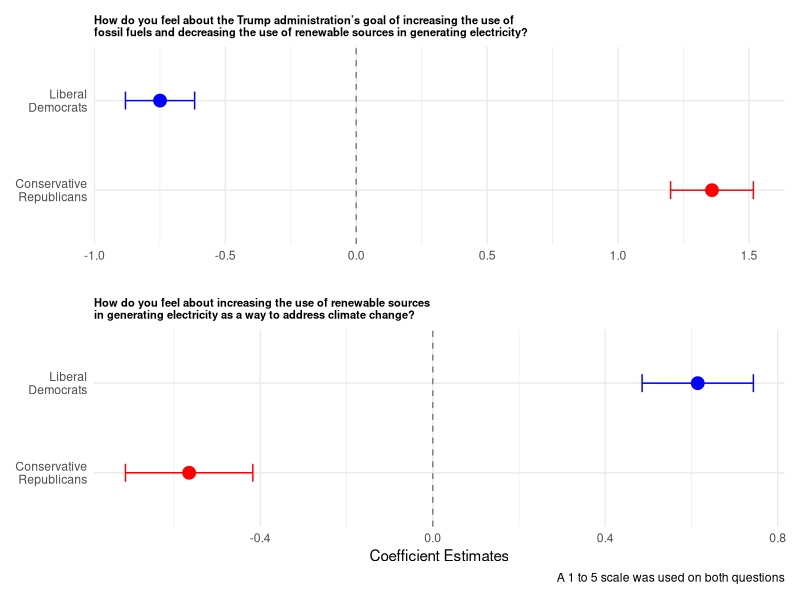
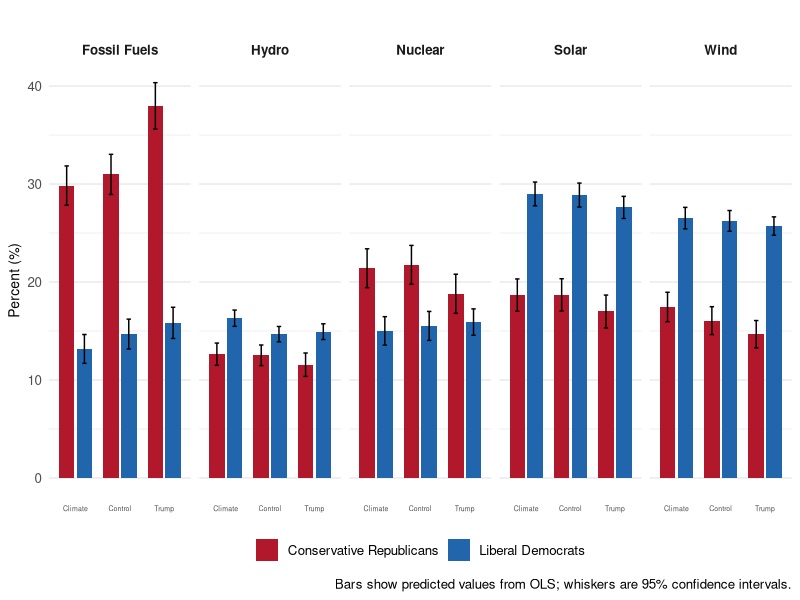
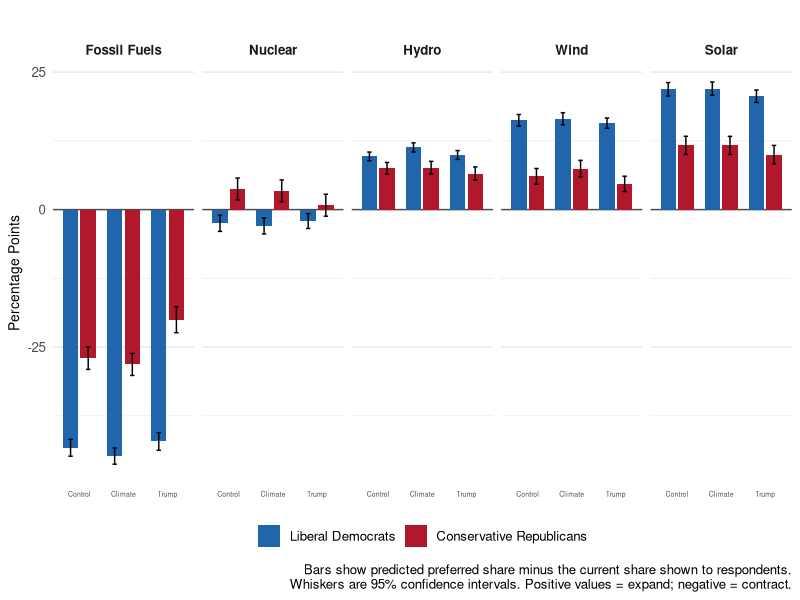
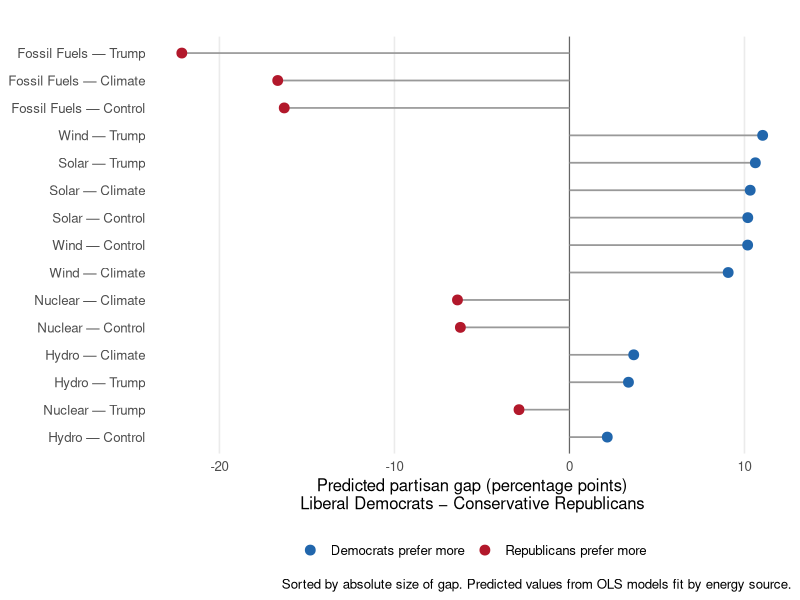
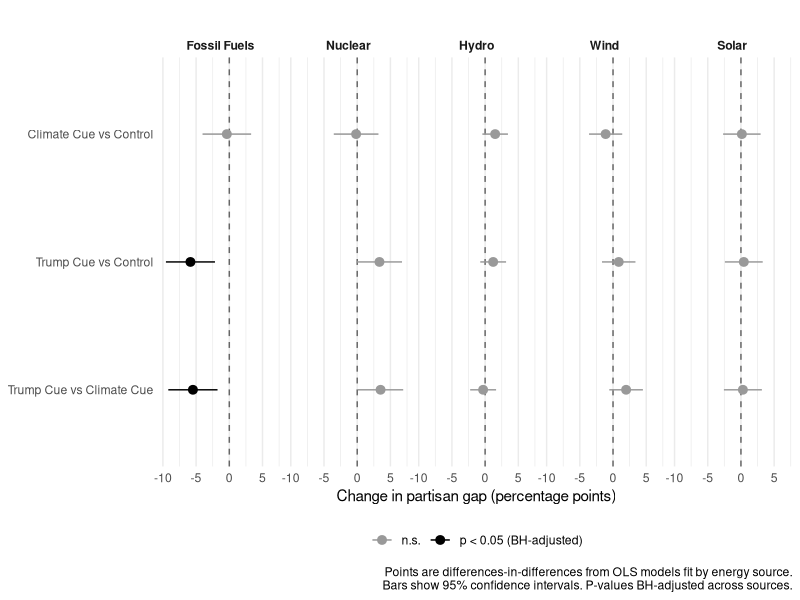

Write the R code that produced these figures, in order.
## ---- chunk 1
knitr::opts_knit$set(root.dir = normalizePath(".."))
## ---- chunk 2
#| echo: false
#| include: false
#| warning: false

# packages
library(tidyverse)
library(ggplot2)
library(dplyr)
library(purrr)
library(broom)
library(patchwork)
library(marginaleffects)
library(car)
library(kableExtra)

# data
cueEnergyData <- read.csv("data/cueEnergyData.csv")

## ---- chunk 3
#| message: false
#| include: false

# cue models 
summary(cuemodel1 <- lm(renewables.opinion ~ conRep + libDem, data = cueEnergyData, subset = (trump.cue == 1)))
summary(cuemodel2 <- lm(renewables.opinion ~ conRep + libDem, data = cueEnergyData, subset = (climate.cue == 1)))

coefs <- bind_rows(
  tidy(cuemodel1, conf.int = TRUE) %>% mutate(model = "Trump Cue"),
  tidy(cuemodel2, conf.int = TRUE) %>% mutate(model = "Climate Cue")
) %>%
  filter(term != "(Intercept)") %>%
  mutate(term = dplyr::recode(term,
                      "conRep" = "Conservative\nRepublicans",
                       "libDem" = "Liberal\nDemocrats"))
## ---- chunk 4
#| message: false
#| warning: false
#| echo: false
#| label: fig-cueModels
#| fig-cap: Coefficient Plots of Trump Cue and Climate Cue 

p1 <- ggplot(filter(coefs, model == "Trump Cue"), aes(x = estimate, y = term, color = term)) +
  geom_vline(xintercept = 0, linetype = "dashed", color = "grey50") +
  geom_point(size = 4) +
  geom_errorbarh(aes(xmin = conf.low, xmax = conf.high), height = 0.2) +
  scale_color_manual(values = c("Conservative\nRepublicans" = "red",
                                "Liberal\nDemocrats" = "blue")) +
  labs(x = "", y = NULL,
       title = "How do you feel about the Trump administration’s goal of increasing the use of\nfossil fuels and decreasing the use of renewable sources in generating electricity?") +
  theme_minimal() + theme(legend.position = "none", plot.title = element_text(face = "bold", size = 8))


p2 <- ggplot(filter(coefs, model == "Climate Cue"), aes(x = estimate, y = term, color = term)) +
  geom_vline(xintercept = 0, linetype = "dashed", color = "grey50") +
  geom_point(size = 4) +
  geom_errorbarh(aes(xmin = conf.low, xmax = conf.high), height = 0.2) +
  scale_color_manual(values = c("Conservative\nRepublicans" = "red",
                                "Liberal\nDemocrats" = "blue")) +
  labs(x = "Coefficient Estimates", y = NULL,
       title = "How do you feel about increasing the use of renewable sources\nin generating electricity as a way to address climate change?",
       caption = "A 1 to 5 scale was used on both questions") +
  theme_minimal() + theme(legend.position = "none", plot.title = element_text(face = "bold", size = 8))

p1 / p2


## ---- chunk 5
#| message: false
#| include: false

# models and predictions
models <- list(
 ffmodelTrump <- lm(alloc.fossil ~ conRep + libDem, data = cueEnergyData, subset = (trump.cue == 1)),
 WindmodelTrump <- lm(alloc.wind ~ conRep + libDem, data = cueEnergyData, subset = (trump.cue == 1)),
 SolarmodelTrump <- lm(alloc.solar ~ conRep + libDem, data = cueEnergyData, subset = (trump.cue == 1)),
 HydromodelTrump <- lm(alloc.hydro ~ conRep + libDem, data = cueEnergyData, subset = (trump.cue == 1)),
 NuclearmodelTrump <- lm(alloc.nuclear ~ conRep + libDem, data = cueEnergyData, subset = (trump.cue == 1)),
 ffmodelClimate <- lm(alloc.fossil ~ conRep + libDem, data = cueEnergyData, subset = (climate.cue == 1)),
 WindmodelClimate <- lm(alloc.wind ~ conRep + libDem, data = cueEnergyData, subset = (climate.cue == 1)),
 SolarmodelClimate <- lm(alloc.solar ~ conRep + libDem, data = cueEnergyData, subset = (climate.cue == 1)),
 HydromodelClimate <- lm(alloc.hydro ~ conRep + libDem, data = cueEnergyData, subset = (climate.cue == 1)),
 NuclearmodelClimate <- lm(alloc.nuclear ~ conRep + libDem, data = cueEnergyData, subset = (climate.cue == 1)),
 ffmodelControl <- lm(alloc.fossil ~ conRep + libDem, data = cueEnergyData, subset = (control == 1)),
 WindmodelControl <- lm(alloc.wind ~ conRep + libDem, data = cueEnergyData, subset = (control == 1)),
 SolarmodelControl <- lm(alloc.solar ~ conRep + libDem, data = cueEnergyData, subset = (control == 1)),
 HydromodelControl <- lm(alloc.hydro ~ conRep + libDem, data = cueEnergyData, subset = (control == 1)),
 NuclearmodelControl <- lm(alloc.nuclear ~ conRep + libDem, data = cueEnergyData, subset = (control == 1))
 )

new_data <- data.frame(
  conRep = c(0,1),
  libDem = c(1,0))

results <- map_dfr(models, ~ as.data.frame(predict(.x, newdata = new_data, interval = "confidence")), .id = "model")

graphData <- expand_grid(
  treatment = c("Trump","Climate","Control"),
  source    = c("Fossil Fuels", "Wind", "Solar", "Hydro", "Nuclear"),
  party     = c("Liberal Democrats", "Conservative Republicans")
)

pred_df <- bind_cols(graphData, as_tibble(results))

pred_df$fit[1]
pred_df$lwr[1]

gap_df <- pred_df |>
  select(party, treatment, source, fit) |>
  pivot_wider(names_from = party, values_from = fit) |>
  mutate(gap = `Liberal Democrats` - `Conservative Republicans`) |>
  mutate(
    treatment = factor(treatment, levels = c("Control", "Climate", "Trump")),
    source    = factor(source, levels = c("Fossil Fuels", "Nuclear", "Hydro", "Wind", "Solar")),
    direction = if_else(gap > 0, "Dem", "Rep")
  )

gap_sorted <- gap_df |>
  mutate(
    # Create a combined label for the y-axis
    label = paste0(source, " — ", treatment),
    # Sort by absolute gap, smallest to largest (so largest appears at top of plot)
    label = fct_reorder(label, abs(gap)),
    direction = if_else(gap > 0, "Dem", "Rep")
  )

# Build a single treatment factor and a single party factor
survey_df <- cueEnergyData |>
  mutate(
    treatment = case_when(
      trump.cue   == 1 ~ "Trump Cue",
      climate.cue == 1 ~ "Climate Cue",
      control     == 1 ~ "Control"
    ) |> factor(levels = c("Control", "Climate Cue", "Trump Cue")),
    
    party = case_when(
      libDem == 1 ~ "Liberal Democrats",
      conRep == 1 ~ "Conservative Republicans"
    ) |> factor(levels = c("Conservative Republicans", "Liberal Democrats"))
  )

# Refit each source-specific model with party × treatment
sources <- c("alloc.fossil", "alloc.wind", "alloc.solar", "alloc.hydro", "alloc.nuclear")
source_labels <- c("Fossil Fuels", "Wind", "Solar", "Hydro", "Nuclear")

models <- map(sources, function(s) {
  f <- as.formula(paste(s, "~ party * treatment"))
  lm(f, data = filter(survey_df, !is.na(party)))   # drop moderates
}) |>
  set_names(source_labels)


did_estimates <- imap_dfr(models, function(mod, source_name) {
  cf <- coef(mod)
  vc <- vcov(mod)
  
  # Climate Cue vs Control: just the interaction coefficient
  est_c <- cf["partyLiberal Democrats:treatmentClimate Cue"]
  se_c  <- sqrt(vc["partyLiberal Democrats:treatmentClimate Cue",
                   "partyLiberal Democrats:treatmentClimate Cue"])
  
  # Trump Cue vs Control
  est_t <- cf["partyLiberal Democrats:treatmentTrump Cue"]
  se_t  <- sqrt(vc["partyLiberal Democrats:treatmentTrump Cue",
                   "partyLiberal Democrats:treatmentTrump Cue"])
  
  # Trump vs Climate (difference of two interaction coefs)
  est_tc <- cf["partyLiberal Democrats:treatmentTrump Cue"] -
            cf["partyLiberal Democrats:treatmentClimate Cue"]
  v_tc   <- vc["partyLiberal Democrats:treatmentTrump Cue",
               "partyLiberal Democrats:treatmentTrump Cue"] +
            vc["partyLiberal Democrats:treatmentClimate Cue",
               "partyLiberal Democrats:treatmentClimate Cue"] -
            2 * vc["partyLiberal Democrats:treatmentTrump Cue",
                   "partyLiberal Democrats:treatmentClimate Cue"]
  se_tc  <- sqrt(v_tc)
  
  tibble(
    source   = source_name,
    contrast = c("Climate Cue vs Control",
                 "Trump Cue vs Control",
                 "Trump Cue vs Climate Cue"),
    estimate = c(est_c, est_t, est_tc),
    se       = c(se_c, se_t, se_tc),
    lwr      = estimate - 1.96 * se,
    upr      = estimate + 1.96 * se
  )
})

did_estimates

did_estimates <- did_estimates |>
  group_by(contrast) |>
  mutate(p_value = 2 * pnorm(-abs(estimate / se)),
         p_adj_bh = p.adjust(p_value, method = "BH")) |>
  ungroup()

# Replace with the exact values shown to respondents
existing_mix <- tibble(
  source = c("Fossil Fuels", "Wind", "Solar", "Hydro", "Nuclear"),
  existing = c(58, 10, 7, 5, 18)  
)

change_df <- pred_df |>
  left_join(existing_mix, by = "source") |>
  mutate(
    change_fit = fit - existing,
    change_lwr = lwr - existing,
    change_upr = upr - existing,
    treatment  = factor(treatment, levels = c("Control", "Climate", "Trump")),
    source     = factor(source, levels = c("Fossil Fuels", "Nuclear", "Hydro", "Wind", "Solar")),
    party      = factor(party, levels = c("Liberal Democrats", "Conservative Republicans"))
  )

## ---- chunk 6
#| message: false
#| warning: false
#| echo: false
#| label: fig-pred
#| fig-cap: Predicted Energy Mix by Political Beliefs and Cues 

ggplot(pred_df, aes(x = treatment, y = fit, fill = party)) +
  geom_col(position = position_dodge(width = 0.8), width = 0.7) +
  geom_errorbar(
    aes(ymin = lwr, ymax = upr),
    position = position_dodge(width = 0.8),
    width = 0.2
  ) +
  facet_wrap(~ source, nrow = 1) +
  scale_fill_manual(values = c("Liberal Democrats" = "#2166AC",
                               "Conservative Republicans" = "#B2182B")) +
  labs(
    x = NULL,
    y = "Percent (%)",
    fill = NULL,
    title = "",
    caption = "Bars show predicted values from OLS; whiskers are 95% confidence intervals."
  ) +
  theme_minimal(base_size = 12) +
  theme(
    legend.position = "bottom",
    axis.text.x = element_text(size = 5, hjust = 0.5),
    axis.title = element_text(size = 10), 
    panel.grid.major.x = element_blank(),
    strip.text = element_text(face = "bold")
  )


## ---- chunk 7
#| message: false
#| warning: false
#| echo: false
#| label: fig-predDiffs
#| fig-cap: Preferred Change from Existing Energy Mix (percentage points) 

ggplot(change_df, aes(x = treatment, y = change_fit, fill = party)) +
  geom_hline(yintercept = 0, color = "grey30", linewidth = 0.5) +
  geom_col(position = position_dodge(width = 0.8), width = 0.7) +
  geom_errorbar(
    aes(ymin = change_lwr, ymax = change_upr),
    position = position_dodge(width = 0.8),
    width = 0.2
  ) +
  facet_wrap(~ source, nrow = 1) +
  scale_fill_manual(values = c("Liberal Democrats"        = "#2166AC",
                               "Conservative Republicans" = "#B2182B")) +
  labs(
    x = NULL,
    y = "Percentage Points",
    fill = NULL,
    title = "",
    caption = paste("Bars show predicted preferred share minus the current share shown to respondents.",
                    "Whiskers are 95% confidence intervals. Positive values = expand; negative = contract.",
                    sep = "\n")
  ) +
  theme_minimal(base_size = 12) +
  theme(
    legend.position = "bottom",
    axis.text.x = element_text(size = 5, hjust = 0.5),
    axis.title = element_text(size = 10), 
    panel.grid.major.x = element_blank(),
    strip.text = element_text(face = "bold")
  )



## ---- chunk 8
#| message: false
#| warning: false
#| echo: false
#| label: fig-gap
#| fig-cap: Largest Partisan Gaps in Preferred Energy Mix  

ggplot(gap_sorted, aes(x = gap, y = label)) +
  geom_vline(xintercept = 0, color = "grey40", linewidth = 0.4) +
  geom_segment(aes(x = 0, xend = gap, yend = label),
               color = "grey60", linewidth = 0.6) +
  geom_point(aes(color = direction), size = 3) +
  scale_color_manual(
    values = c("Dem" = "#2166AC", "Rep" = "#B2182B"),
    labels = c("Dem" = "Democrats prefer more",
               "Rep" = "Republicans prefer more"),
    name = NULL
  ) +
  labs(
    x = "Predicted partisan gap (percentage points)\nLiberal Democrats − Conservative Republicans",
    y = NULL,
    title = "",
    caption = "Sorted by absolute size of gap. Predicted values from OLS models fit by energy source."
  ) +
  theme_minimal(base_size = 12) +
  theme(
    legend.position = "bottom",
    panel.grid.major.y = element_blank(),
    panel.grid.minor.x = element_blank()
  )

## ---- chunk 9
#| label: tbl-did
#| tbl-cap: "Treatment effects on the partisan gap in preferred energy mix"
#| echo: false
#| warning: false
#| message: false

did_table <- did_estimates |>
  mutate(
    stars = case_when(
      p_adj_bh < 0.001 ~ "***",
      p_adj_bh < 0.01  ~ "**",
      p_adj_bh < 0.05  ~ "*",
      p_adj_bh < 0.10  ~ "†",
      TRUE             ~ ""
    ),
    cell = sprintf("%.2f%s [%.2f, %.2f]", estimate, stars, lwr, upr)
  ) |>
  select(source, contrast, cell) |>
  pivot_wider(names_from = source, values_from = cell)

did_table |>
  kbl(
    booktabs  = TRUE,
    col.names = c("Contrast", "Fossil Fuels", "Wind", "Solar", "Hydro", "Nuclear"),
    align     = c("l", rep("c", 5)),
    escape    = FALSE
  ) |>
  kable_styling(
    latex_options    = c("hold_position", "scale_down"),
    bootstrap_options = c("striped", "hover"),
    full_width = FALSE
  ) |>
  footnote(
    general = paste(
      "Cells show the estimated change in the partisan gap",
      "(Liberal Democrats − Conservative Republicans) when moving from one",
      "treatment to another, with 95% confidence intervals in brackets.",
      "Positive values indicate the gap widened. Estimates from OLS models",
      "fit separately by energy source. P-values adjusted using",
      "Benjamini-Hochberg across sources within contrast.",
      "*** p < 0.001, ** p < 0.01, * p < 0.05, † p < 0.10."
    ),
    threeparttable    = TRUE,
    footnote_as_chunk = TRUE,
    general_title     = "Note:"
  )
## ---- chunk 10
#| message: false
#| warning: false
#| echo: false
#| label: fig-shift
#| fig-cap: How Cue Shift the Partisan Gap in Preferred Energy Mix  

did_estimates |>
  mutate(
    contrast = factor(contrast, levels = c("Climate Cue vs Control",
                                           "Trump Cue vs Control",
                                           "Trump Cue vs Climate Cue")),
    source   = factor(source, levels = c("Fossil Fuels", "Nuclear", "Hydro", "Wind", "Solar")),
    sig      = p_adj_bh < 0.05
  ) |>
  ggplot(aes(x = estimate, y = fct_rev(contrast))) +
  geom_vline(xintercept = 0, linetype = "dashed", color = "grey40") +
  geom_pointrange(aes(xmin = lwr, xmax = upr, color = sig), size = 0.5) +
  facet_wrap(~ source, nrow = 1) +
  scale_color_manual(values = c(`TRUE` = "black", `FALSE` = "grey60"),
                     labels = c(`TRUE` = "p < 0.05 (BH-adjusted)",
                                `FALSE` = "n.s."),
                     name = NULL) +
  labs(
    x = "Change in partisan gap (percentage points)",
    y = NULL,
    title = "",
    caption = paste("Points are differences-in-differences from OLS models fit by energy source.",
                    "Bars show 95% confidence intervals. P-values BH-adjusted across sources.",
                    sep = "\n")
  ) +
  theme_minimal(base_size = 11) +
  theme(
    legend.position = "bottom",
    strip.text = element_text(face = "bold"),
    panel.grid.major.y = element_blank()
  )
